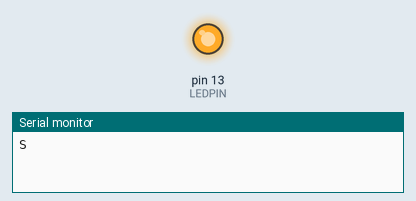
Simulated run of this program. Board: Arduino Mega 2560, built with avr-gcc and run on an emulated ATmega2560. On the bench: output pins drawn as LEDs (lit = HIGH), the last lines printed to the serial monitor.

Above: at 0.2 s.
At 8.8 s:
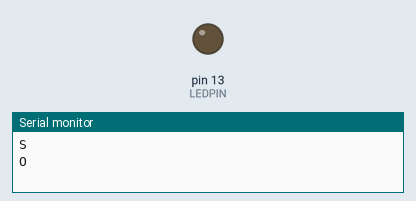
Timing chart, 0 to 19.2 s (numbered marks = the images above):
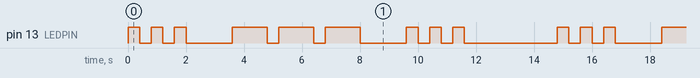

The program:

main.cpp
```cpp
#include <Arduino.h>
//Oliver Olsen s205443
//Nils Wulff   s223968


// Question a1:
// To write the numbers from 0-9 you would only need 4 bits (1001 = 9).

// The reason why 5 bits is required, is due to the letters. Most/some of the
// 4 bit length combinations are already taken. Therefore it is easier to use the 5-bit setup,
// and make a pattern, so it is easy to tell one number from another.

// Static variables
#define LEDPIN 13     //Defines the pin used for the LED as pin 13
#define TIMEUNIT 400  //Defines the amount if milliseconds in a time unit
#define MSG "SOS"     //Defines the input we want to write with morse
//#define MSG "Oiver og Linus"

int wordLength; //Creates an unsigned integer, word

char in[] = MSG; //Creates a character array for each letter in the input
char letter;

// Function declarations


void morseConverter(char word);   // Converts char to dots and dashes

void dot();                       // Function is called to blink once (quick)

void dash();                      // Function is called to blink onxe (long)

void newLetter();                 // Used time delay between letters

void newWord();                   // Used time delay between words

void msgEnd();                    // Used time delay at end of message


void setup() {
  Serial.begin(9600);
  pinMode(LEDPIN, OUTPUT); //Sets LEDPIN as an output
  digitalWrite(LEDPIN, LOW); //Ensures LEDPIN starts low

  wordLength = strlen(MSG); //Determines how many characters are in the input

  //CODE STRUCTIRE:
  //SplitCodeFunction
  //ConverteLetterFunction
  //DisplayWordInMorse
}

void loop() {
  for (int i = 0; i < wordLength; i++) {//Runs a for loop for every character in the input
    letter = in[i]; //Assigns the current letter to a character 'letter'
    Serial.println(letter);
    morseConverter(letter); //Runs the current letter through the morse converter
  }
  msgEnd(); //Upon completing the message, assumes next input is a new word
}


void dot() { //A function which produces a dot with the LED
  digitalWrite(LEDPIN, HIGH); //Turns on the LED
  delay(1 * TIMEUNIT); //Waits for one time unit before turning off the LED
  digitalWrite(LEDPIN, LOW); //Turns off the LED
  delay(1 * TIMEUNIT); //Waits for a time unit before the next part of the letter
}

void dash() { //A function which produces a dash with the LED
  digitalWrite(LEDPIN, HIGH); //Turns on the LED
  delay(3 * TIMEUNIT); //Waits for three time unit before turning off the LED
  digitalWrite(LEDPIN, LOW); //Turns off the LED
  delay(1 * TIMEUNIT); //Waits for a time unit before the next part of the letter
}

void newLetter() { //A delay function for sepereating letters
  delay(3 * TIMEUNIT); //Waits for three time units before the next letter begins
}

void newWord() {
  delay(1 * TIMEUNIT);
}

void msgEnd() { //A delay function for ending the message
  newWord();
  newLetter();
}

void morseConverter(char letter){
  // Function finds the corrosponding case for the incomming letter.
  // and calls for either the dots and or dash functions.
  // if a space is entered, then the deault catches the space and handles it.
  // By using the given morse code from the lecture, we can now make a switch, for all the possible letters.


  // forces lower case (else the desault case will only be used with the eg. SOS code)
  letter = tolower(letter);

  switch (letter)
  {
    case 'a': // Is the letter is an "a", then it calls the two frunctions dot(), dash(); (in this order).
    dot(), dash();
    break;  // Exits the switch


    case 'b':
    dash(), dot(), dot(), dot();
    break;


    case 'c':
    dash(), dot(), dash(), dot();
    break;


    case 'd':
    dash(), dot(), dot();
    break;


     case 'e':
    dot();
    break;


    case 'f':
    dot(), dot(), dash(), dot();
    break;


    case 'g':
    dash(), dash(), dot();
    break;


    case 'h':
    dot(), dot(), dot(), dot();
    break;


    case 'i':
    dot(), dot();
    break;


    case 'j':
    dot(), dash(), dash(), dash();
    break;


    case 'k':
    dash(), dot(), dash();
    break;


    case 'l':
    dot(), dash(), dot(), dot();
    break;


    case 'm':
    dash(), dash();
    break;


    case 'n':
    dash(), dot();
    break;


    case 'o':
    dash(), dash(), dash();
    break;


    case 'p':
    dot(), dash(), dash(), dot();
    break;


    case 'q':
    dash(), dash(), dot(), dash();
    break;


    case 'r':
    dot(), dash(), dot();
    break;


    case 's':
    dot(), dot(), dot();
    break;


    case 't':
    dash();
    break;


    case 'u':
    dot(), dot(), dash();
    break;


    case 'v':
    dot(), dot(), dot(), dash();
    break;


    case 'w':
    dot(), dash(), dash();
    break;


    case 'x':
    dash(), dot(), dot(), dash();
    break;


    case 'y':
    dash(), dot(), dash(), dash();
    break;


    case 'z':
    dash(), dash(),dot(), dot();
    break;


    case '0':
    dash(), dash(), dash(), dash(), dash();
    break;


    case '1':
    dot(), dash(), dash(), dash(), dash();
    break;


    case '2':
    dot(), dot(), dash(), dash();
    break;


    case '3':
    dot(), dot(), dot(), dash(), dash();
    break;


    case '4':
    dot(), dot(), dot(), dot(), dash();
    break;


    case '5':
    dot(), dot(), dot(), dot(), dot();
    break;


    case '6':
    dash(), dot(), dot(), dot(), dot();
    break;


    case '7':
    dash(), dash(), dot(), dot(), dot();
    break;


    case '8':
    dash(), dash(), dash(), dot(), dot();
    break;


    case '9':
    dash(), dash(), dash(), dash(), dot();
    break;


  default:
    newWord();
    break;
  }
  newLetter(); // This delay is added everytime at the end after the switch has been run.
}
```

Measured:
- by itself, pin 13 (LEDPIN): repeats every 14.8 s: 2 × (LOW 0.40 s, HIGH 0.40 s), LOW 1.6 s, 2 × (HIGH 1.2 s, LOW 0.40 s), HIGH 1.2 s, LOW 1.6 s, 2 × (HIGH 0.40 s, LOW 0.40 s), HIGH 0.40 s, LOW 3.2 s, HIGH 0.40 s
- by itself, everything shown: repeats every 14.8 s, in 18 steps
